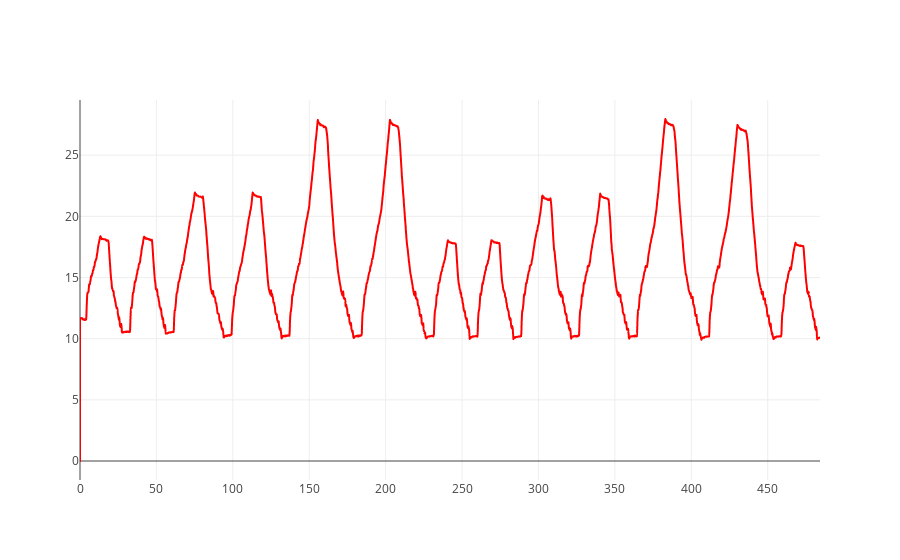

Notebook source saved alongside this figure:
### Code cell
traceN = go.Scattergl(
        x =  ForceData['cstm'],
        y =  ForceData['cssj'],
        name = "Force Data",
         mode = 'line',
        marker = dict(
        color = 'red',
#         line = dict(width = 1)
    )
        )

figureN = {
    'data': []
}
figureN['data'] =[traceN]
    #draw plot
iplot(figureN, filename='axes-booleans')

### Figure 1 — Plotly figure (JSON) as saved in the notebook; plotly's stock layout.template omitted (floating-point values rounded to 4 significant figures; data arrays with more than 128 entries replaced by an {"elided": "..."} marker saying what was removed)
{"data": [{"marker": {"color": "red"}, "mode": "line", "name": "Force Data", "type": "scattergl", "x": {"elided": "2423 float values"}, "y": {"elided": "2423 float values"}}], "layout": {}}
